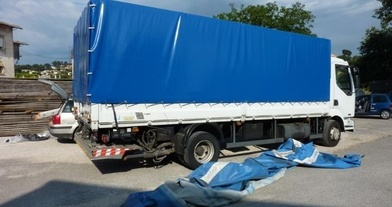
#> input picture test_images/camion_bache_1.jpg, 392 x 207 px, shrunk from 635 x 335 before the run
$ python -i test_conditions.py   (imports and definitions only)
#> lines starting #> are read from the running program, lines starting #| are printed output that depends on the picture
"""
Jour 6 - Tests sur différentes conditions (luminosité, contraste, angle, flou)
et vérification de la robustesse du seuil HSV.

Génère des variantes des images de test réelles (test_images/) simulant :
- luminosité faible / forte
- contraste faible / fort
- flou (mise au point / distance)
- rotation légère (angle de caméra)

Puis exécute le pipeline complet sur chaque variante et rapporte le statut.
"""
import os

import cv2

from pipeline import annotate_frame, run_pipeline

TEST_IMAGES = [
    "test_images/camion_bache_1.jpg",
    "test_images/camion_bache_2.png",
    "test_images/camion_conteneur_sans_bache.png",
    "test_images/camion_benne_bache_haut.jpg",
    "test_images/camion_bleu_cabine_sans_bache_2.jpg",
]
OUT_DIR = "test_images/conditions"


def adjust_brightness_contrast(img, alpha=1.0, beta=0):
    return cv2.convertScaleAbs(img, alpha=alpha, beta=beta)


def rotate(img, angle):
    h, w = img.shape[:2]
    matrix = cv2.getRotationMatrix2D((w / 2, h / 2), angle, 1.0)
    return cv2.warpAffine(img, matrix, (w, h), borderMode=cv2.BORDER_REPLICATE)


def blur(img, ksize=9):
    return cv2.GaussianBlur(img, (ksize, ksize), 0)


def build_variants(img):
    return {
        "original": img,
        # Luminosité simulée par un facteur multiplicatif (photons en moins, teinte
        # préservée) : c'est ainsi qu'une caméra réagit à la lumière ambiante.
        # Une simulation additive (beta) déforme artificiellement la teinte (cf. Jour 6).
        "faible luminosité (alpha=0.35)": adjust_brightness_contrast(img, alpha=0.35, beta=0),
        "forte luminosité (alpha=1.6)": adjust_brightness_contrast(img, alpha=1.6, beta=0),
        "faible contraste (alpha=0.5)": adjust_brightness_contrast(img, alpha=0.5, beta=40),
        "fort contraste (alpha=1.8)": adjust_brightness_contrast(img, alpha=1.8, beta=-40),
        "flou (ksize=9)": blur(img, 9),
        "angle -12deg": rotate(img, -12),
        "angle +12deg": rotate(img, 12),
    }


def main():
    os.makedirs(OUT_DIR, exist_ok=True)
    header = f"{'image':30s} {'variante':30s} {'camion':7s} {'conf':6s} {'%bleu':7s} {'statut':10s}"
    print(header)
    print("-" * len(header))

    for path in TEST_IMAGES:
        base = cv2.imread(path)
        if base is None:
            print(f"Impossible de lire {path}")
            continue

        base_name = os.path.splitext(os.path.basename(path))[0]
        for variant_name, variant_img in build_variants(base).items():
            result = run_pipeline(variant_img)
            camion = "oui" if result["camion_detecte"] else "non"
            conf = f"{result['confiance']:.2f}" if result.get("confiance") is not None else "-"
            ratio = f"{result['ratio_bleu'] * 100:.1f}%" if result.get("ratio_bleu") is not None else "-"
            statut = result.get("statut", "-")
            print(f"{base_name:30s} {variant_name:30s} {camion:7s} {conf:6s} {ratio:7s} {statut:10s}")

            annotated = annotate_frame(variant_img.copy(), result)
            out_name = f"{base_name}__{variant_name.replace(' ', '_').replace('/', '-')}.jpg"
            cv2.imwrite(os.path.join(OUT_DIR, out_name), annotated)


# [2 lines not run here, left out]

>>> import cv2
>>> picture = cv2.imread('test_images/camion_bache_1.jpg')
#> picture is the input picture: shape (207, 392, 3); mean B, G, R 133.2, 111.4, 85.2
>>> result = build_variants(picture)
#> in adjust_brightness_contrast, `return cv2.convertScaleAbs(img, alpha=alpha, beta=beta)`:
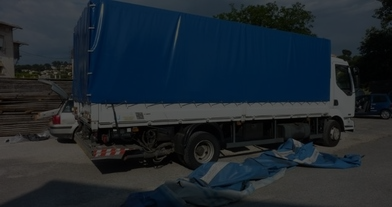
#> returned value: shape (207, 392, 3); mean of channels 0, 1, 2 46.6, 39, 29.8; drawn as B, G, R
#> call 2 of adjust_brightness_contrast, with alpha = 1.6, beta = 0
#> in adjust_brightness_contrast (call 2), `return cv2.convertScaleAbs(img, alpha=alpha, beta=beta)`:
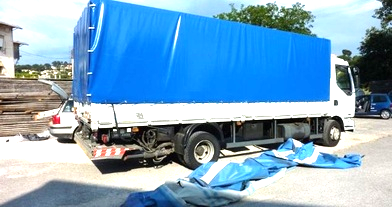
#> returned value: shape (207, 392, 3); mean of channels 0, 1, 2 196.5, 167.1, 126.2; drawn as B, G, R
#> call 3 of adjust_brightness_contrast, with alpha = 0.5, beta = 40
#> in adjust_brightness_contrast (call 3), `return cv2.convertScaleAbs(img, alpha=alpha, beta=beta)`:
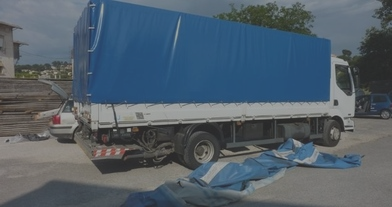
#> returned value: shape (207, 392, 3); mean of channels 0, 1, 2 106.6, 95.7, 82.6; drawn as B, G, R
#> call 4 of adjust_brightness_contrast, with alpha = 1.8, beta = -40
#> in adjust_brightness_contrast (call 4), `return cv2.convertScaleAbs(img, alpha=alpha, beta=beta)`:
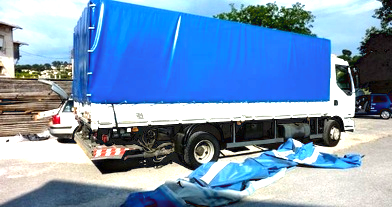
#> returned value: shape (207, 392, 3); mean of channels 0, 1, 2 187.1, 152.1, 120.1; drawn as B, G, R
#> in blur, `return cv2.GaussianBlur(img, (ksize, ksize), 0)`:
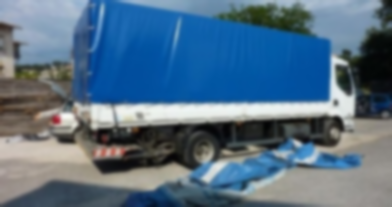
#> returned value: shape (207, 392, 3); mean of channels 0, 1, 2 133.2, 111.4, 85.2; drawn as B, G, R
#> in rotate, `h, w = img.shape[:2]`: h = 207; w = 392
#> in rotate, `matrix = cv2.getRotationMatrix2D((w / 2, h / 2), angle, 1.0)`: matrix = [[0.978, -0.208, 25.8], [0.208, 0.978, -38.49]]
#> in rotate, `return cv2.warpAffine(img, matrix, (w, h), borderMode=cv2.BORDER_REPLI..`:
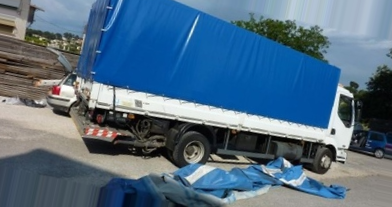
#> returned value: shape (207, 392, 3); mean of channels 0, 1, 2 131.6, 109.4, 82.9; drawn as B, G, R
#> call 2 of rotate, with angle = 12
#> in rotate (call 2), `matrix = cv2.getRotationMatrix2D((w / 2, h / 2), angle, 1.0)`: matrix = [[0.978, 0.208, -17.24], [-0.208, 0.978, 43.01]]
#> in rotate (call 2), `return cv2.warpAffine(img, matrix, (w, h), borderMode=cv2.BORDER_REPLI..`:
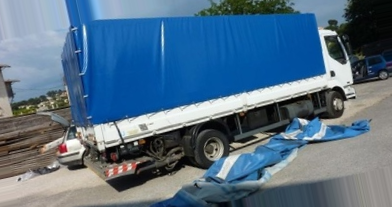
#> returned value: shape (207, 392, 3); mean of channels 0, 1, 2 134.9, 112.5, 86.1; drawn as B, G, R
#> result = 8 items

$ run again, on test_images/camion_bleu_cabine_sans_bache.jpg
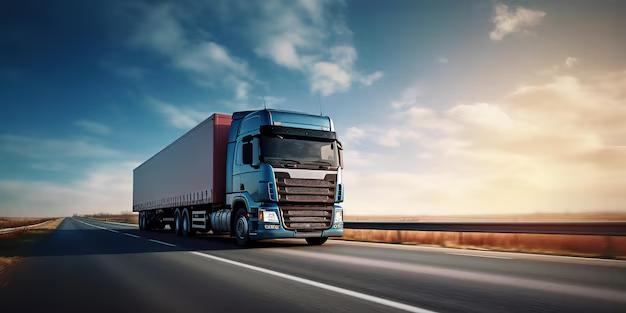
#> input picture test_images/camion_bleu_cabine_sans_bache.jpg, 626 x 313 px
#> picture is the input picture: shape (313, 626, 3); mean B, G, R 122.1, 119.1, 112.1
#> h = 313; w = 626
#> matrix = [[0.978, -0.208, 39.38], [0.208, 0.978, -61.66]]
#> in rotate, `return cv2.warpAffine(img, matrix, (w, h), borderMode=cv2.BORDER_REPLI..`:
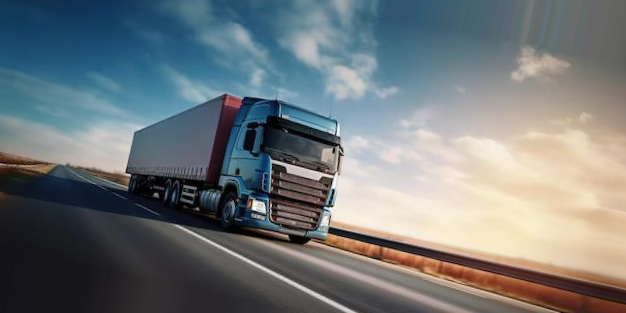
#> returned value: shape (313, 626, 3); mean of channels 0, 1, 2 121.8, 119.4, 112.7; drawn as B, G, R
#> matrix = [[0.978, 0.208, -25.7], [-0.208, 0.978, 68.5]]
#> in rotate (call 2), `return cv2.warpAffine(img, matrix, (w, h), borderMode=cv2.BORDER_REPLI..`:
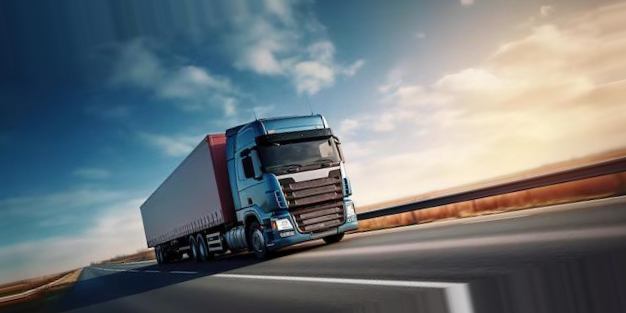
#> returned value: shape (313, 626, 3); mean of channels 0, 1, 2 122.8, 118.9, 110.8; drawn as B, G, R
#> result = 8 items
